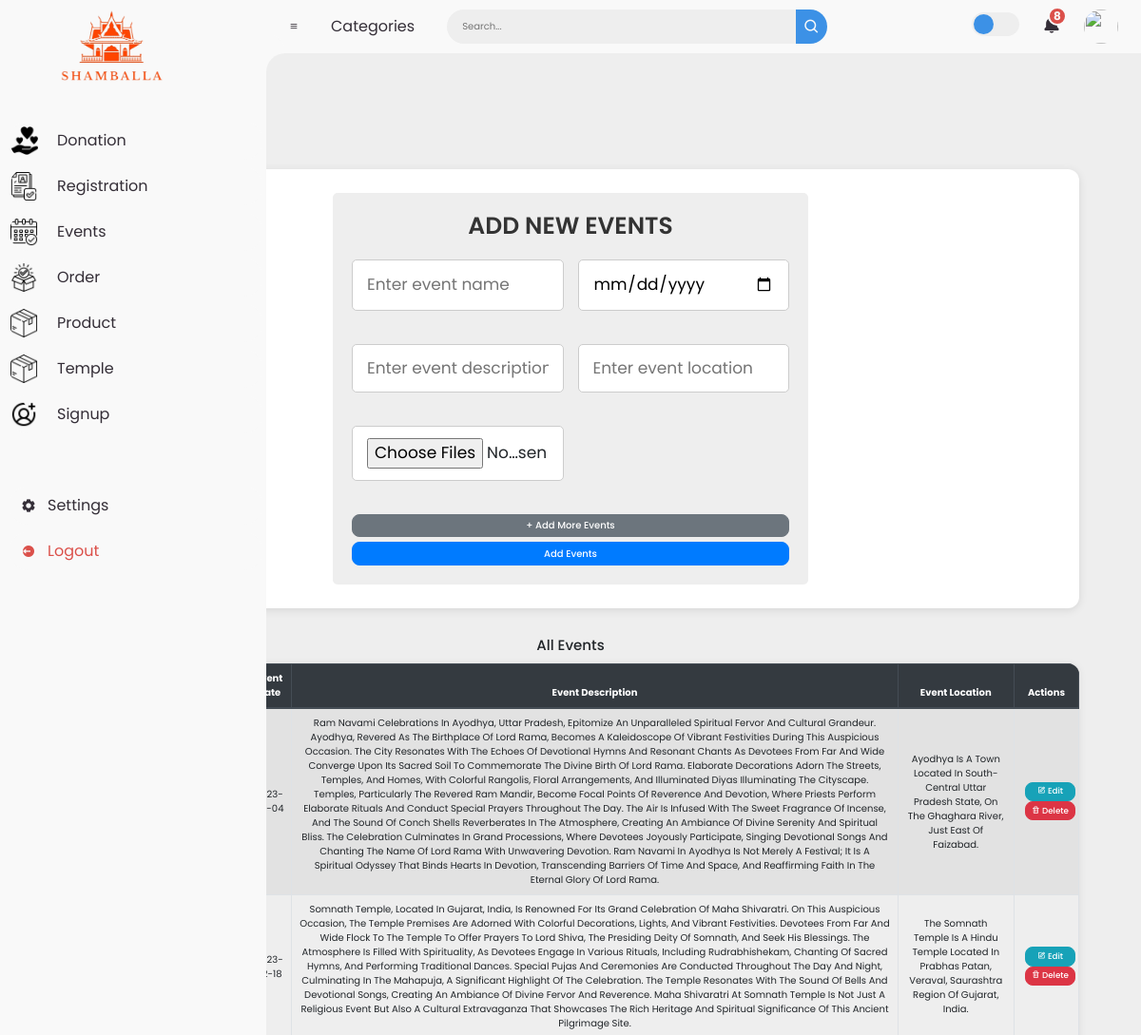
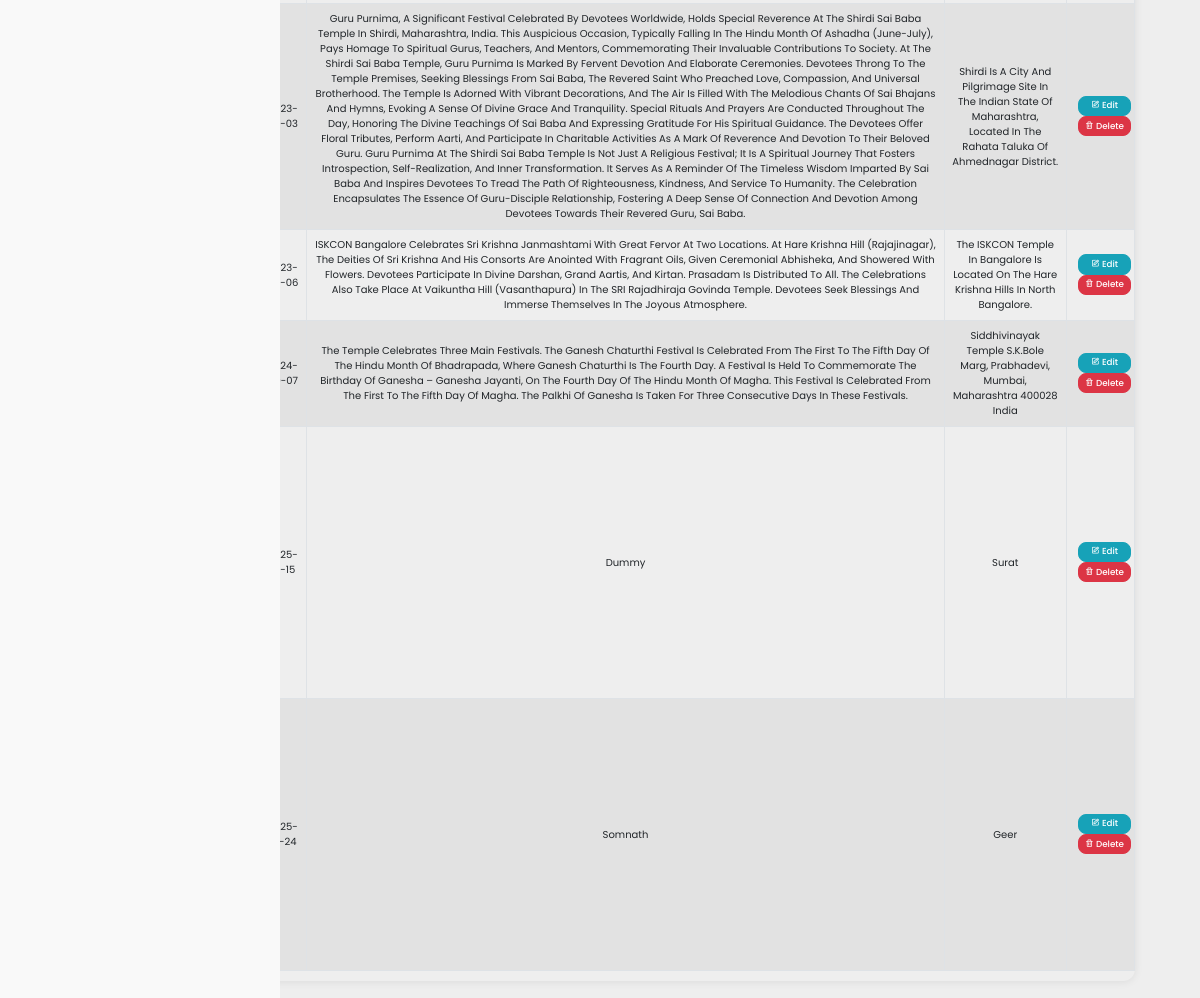
The page /admin/events.php on the database its author committed (2 pictures, top to bottom).
### tables this page shows
CREATE TABLE `events` (
  `e_id` int(10) NOT NULL,
  `e_name` varchar(50) NOT NULL,
  `e_img` varchar(255) NOT NULL,
  `e_date` date NOT NULL,
  `e_location` text NOT NULL,
  `e_dec` text NOT NULL
);

### admin/events.php (the view, shortened to what this page needs)
<?php
@include 'db.php';
?>
<!DOCTYPE html>
<html lang="en">
<head>
   <link href='https://unpkg.com/boxicons@2.0.9/css/boxicons.min.css' rel='stylesheet'>
   <link rel="stylesheet" href="css/style.css">
   <link rel="stylesheet" href="https://stackpath.bootstrapcdn.com/bootstrap/4.5.2/css/bootstrap.min.css">
</head>
<body>
   <?php include("index.php"); ?>
   <div class="container">
      <div class="admin-product-form-container">
         <form action="<?php echo $_SERVER['PHP_SELF']; ?>" method="post" enctype="multipart/form-data">
            <h3>Add New Events</h3>
            <div id="eventFields">
               <div class="event-group">
                  <input type="text" placeholder="Enter event name" name="product_name[]" class="box" required>
                  <input type="date" name="product_price[]" class="box" required>
                  <input type="text" placeholder="Enter event description" name="product_dec[]" class="box" required>
                  <input type="text" placeholder="Enter event location" name="product_loc[]" class="box" required>
                  <input type="file" accept="image/png, image/jpeg, image/jpg" name="product_image[0][]" class="box" multiple required>
               </div>
            </div>
            <div class="text-center">
               <button type="button" class="btn btn-secondary mt-2" onclick="addEvent()">+ Add More Events</button>
               <input type="submit" class="btn btn-primary mt-2" name="add_product" value="Add Events">
            </div>
         </form>
      </div>
      <?php $select = mysqli_query($con, "SELECT * FROM events"); ?>
      <div class="product-display mt-5">
         <h4 class="mb-3 text-center">All Events</h4>
         <div class="table-responsive">
            <table class="table table-bordered table-hover table-striped">
               <thead class="thead-dark">
                  <tr>
                     <th>Event Images</th>
                     <th>Event Name</th>
                     <th>Event Date</th>
                     <th>Event Description</th>
                     <th>Event Location</th>
                     <th>Actions</th>
                  </tr>
               </thead>
               <tbody>
                  <?php while ($row = mysqli_fetch_assoc($select)) { ?>
                     <tr>
                        <td>
                        </td>
                        <td><?php echo $row['e_name']; ?></td>
                        <td><?php echo $row['e_date']; ?></td>
                        <td><?php echo $row['e_dec']; ?></td>
                        <td><?php echo $row['e_location']; ?></td>
                        <td class="action-btns">
                           <a href="e_update.php?edit=<?php echo $row['e_id']; ?>" class="btn btn-sm btn-info">
                              <i class="bx bx-edit"></i> Edit
                           </a>
                           <a href="events.php?delete=<?php echo $row['e_id']; ?>" class="btn btn-sm btn-danger" onclick="return confirm('Are you sure you want to delete this event?')">
                              <i class="bx bx-trash"></i> Delete
                           </a>
                        </td>
                     </tr>
                  <?php } ?>
               </tbody>
            </table>
         </div>
      </div>
   </div>
</body>
</html>

### admin/css/style.css (style rules this page uses)
:root { --green:#27ae60; --black:#333; --white:#fff; --bg-color:#eee; --box-shadow:0 .5rem 1rem rgba(0,0,0,.1); --border:.1rem solid var(--black); }
* { font-family: 'Poppins', sans-serif; margin:0; padding:0; box-sizing: border-box; outline: none; border:none; text-decoration: none; text-transform: capitalize; }
html { font-size: 62.5%; overflow-x: hidden; }
.btn { display: block; width: 100%; cursor: pointer; border-radius: .5rem; margin-top: 1rem; font-size: 1.7rem; padding:1rem 3rem; background: var(--green); color:var(--white); text-align: center; }
.container { max-width: 1300px; padding:1rem; margin:19%; margin-right: 5%; }
.admin-product-form-container form { max-width: 50rem; margin:0 auto; padding:2rem; border-radius: .5rem; background: var(--bg-color); }
.admin-product-form-container form h3 { text-transform: uppercase; color:var(--black); margin-bottom: 1rem; text-align: center; font-size: 2.5rem; }
.admin-product-form-container form .box { width: 100%; border-radius: .5rem; padding:1.2rem 1.5rem; font-size: 1.7rem; margin:1rem 0; background: var(--white); text-transform: none; }
.product-display { margin:2rem 0; }

### admin/style.css (style rules this page uses)
* { margin: 0; padding: 0; box-sizing: border-box; }
a { text-decoration: none; }
:root { --poppins: 'Poppins', sans-serif; --lato: 'Lato', sans-serif; --light: #F9F9F9; --blue: #3C91E6; --light-blue: #CFE8FF; --grey: #eee; --dark-grey: #AAAAAA; --dark: #342E37; --red: #DB504A; --yellow: #FFCE26; --light-yellow: #FFF2C6; --orange: #FD7238; --light-orange: #FFE0D3; }
html { overflow-x: hidden; }
body { background: var(--grey); overflow-x: hidden; }

### admin/events.php (style rules this page uses)
body { background-color: #f8f9fa; }
.container { margin-top: 40px; max-width: 1100px; }
.admin-product-form-container { background: #fff; padding: 25px 30px; border-radius: 12px; box-shadow: 0 2px 10px rgba(0, 0, 0, 0.1); margin-bottom: 30px; }
.admin-product-form-container h3 { text-align: center; font-weight: 600; margin-bottom: 25px; color: #333; }
.event-group { display: grid; grid-template-columns: repeat(auto-fit, minmax(220px, 1fr)); gap: 15px; margin-bottom: 20px; }
.event-group .box { width: 100%; padding: 8px 12px; border: 1px solid #ccc; border-radius: 8px; transition: all 0.3s ease; }
.btn { border-radius: 8px !important; font-weight: 500; }
.table-responsive { border-radius: 12px; overflow: hidden; box-shadow: 0 1px 8px rgba(0, 0, 0, 0.08); }
.table th { background-color: #343a40; color: #fff; text-align: center; vertical-align: middle; }
.table td { text-align: center; vertical-align: middle; }
.action-btns a { margin: 0 4px; }

### rows shown on the page
events: e_date "2023-04-04", e_dec "Ram Navami Celebrations In Ayodhya, Uttar Pradesh, Epitomize An Unparalleled Spiritual Fervor And Cultural Grandeur. Ayodhya, Revered As The Birthplace Of Lord Rama, Becomes A Kaleidoscope Of Vibrant Festivities During This Auspicious Occasion. The City Resonates With The Echoes Of Devotional Hymns And Resonant Chants As Devotees From Far And Wide Converge Upon Its Sacred Soil To Commemorate The Divine Birth Of Lord Rama. Elaborate Decorations Adorn The Streets, Temples, And Homes, With Colorful Rangolis, Floral Arrangements, And Illuminated Diyas Illuminating The Cityscape. Temples, Particularly The Revered Ram Mandir, Become Focal Points Of Reverence And Devotion, Where Priests Perform…", e_location "Ayodhya Is A Town Located In South-Central Uttar Pradesh State, On The Ghaghara River, Just East Of Faizabad."
events: e_date "2023-02-18", e_dec "Somnath Temple, Located In Gujarat, India, Is Renowned For Its Grand Celebration Of Maha Shivaratri. On This Auspicious Occasion, The Temple Premises Are Adorned With Colorful Decorations, Lights, And Vibrant Festivities. Devotees From Far And Wide Flock To The Temple To Offer Prayers To Lord Shiva, The Presiding Deity Of Somnath, And Seek His Blessings. The Atmosphere Is Filled With Spirituality, As Devotees Engage In Various Rituals, Including Rudrabhishekam, Chanting Of Sacred Hymns, And Performing Traditional Dances. Special Pujas And Ceremonies Are Conducted Throughout The Day And Night, Culminating In The Mahapuja, A Significant Highlight Of The Celebration. The Temple Resonates With…", e_location "The Somnath Temple Is A Hindu Temple Located In Prabhas Patan, Veraval, Saurashtra Region Of Gujarat, India."
events: e_date "2023-07-03", e_dec "Guru Purnima, A Significant Festival Celebrated By Devotees Worldwide, Holds Special Reverence At The Shirdi Sai Baba Temple In Shirdi, Maharashtra, India. This Auspicious Occasion, Typically Falling In The Hindu Month Of Ashadha (June-July), Pays Homage To Spiritual Gurus, Teachers, And Mentors, Commemorating Their Invaluable Contributions To Society. At The Shirdi Sai Baba Temple, Guru Purnima Is Marked By Fervent Devotion And Elaborate Ceremonies. Devotees Throng To The Temple Premises, Seeking Blessings From Sai Baba, The Revered Saint Who Preached Love, Compassion, And Universal Brotherhood. The Temple Is Adorned With Vibrant Decorations, And The Air Is Filled With The Melodious Chants…", e_location "Shirdi Is A City And Pilgrimage Site In The Indian State Of Maharashtra, Located In The Rahata Taluka Of Ahmednagar District."
events: e_date "2023-09-06", e_dec "ISKCON Bangalore Celebrates Sri Krishna Janmashtami With Great Fervor At Two Locations. At Hare Krishna Hill (Rajajinagar), The Deities Of Sri Krishna And His Consorts Are Anointed With Fragrant Oils, Given Ceremonial Abhisheka, And Showered With Flowers. Devotees Participate In Divine Darshan, Grand Aartis, And Kirtan. Prasadam Is Distributed To All. The Celebrations Also Take Place At Vaikuntha Hill (Vasanthapura) In The SRI Rajadhiraja Govinda Temple. Devotees Seek Blessings And Immerse Themselves In The Joyous Atmosphere.", e_location "The ISKCON Temple In Bangalore Is Located On The Hare Krishna Hills In North Bangalore."
events: e_date "2024-09-07", e_dec "The Temple Celebrates Three Main Festivals. The Ganesh Chaturthi Festival Is Celebrated From The First To The Fifth Day Of The Hindu Month Of Bhadrapada, Where Ganesh Chaturthi Is The Fourth Day. A Festival Is Held To Commemorate The Birthday Of Ganesha – Ganesha Jayanti, On The Fourth Day Of The Hindu Month Of Magha. This Festival Is Celebrated From The First To The Fifth Day Of Magha. The Palkhi Of Ganesha Is Taken For Three Consecutive Days In These Festivals.", e_location "Siddhivinayak Temple S.K.Bole Marg, Prabhadevi, Mumbai, Maharashtra 400028 India"
events: e_date "2025-10-15", e_dec "Dummy", e_location "Surat"
events: e_date "2025-10-24", e_dec "Somnath", e_location "Geer"
